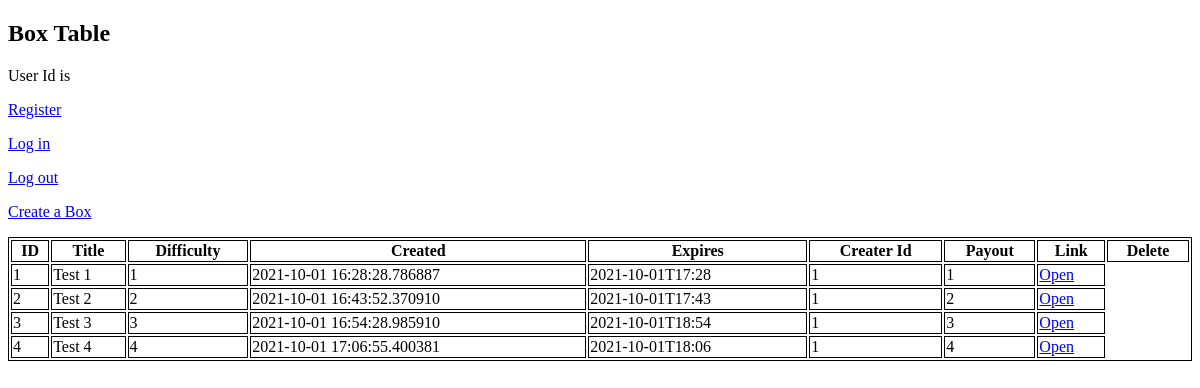
/table, run on an earlier commit of the app's database.
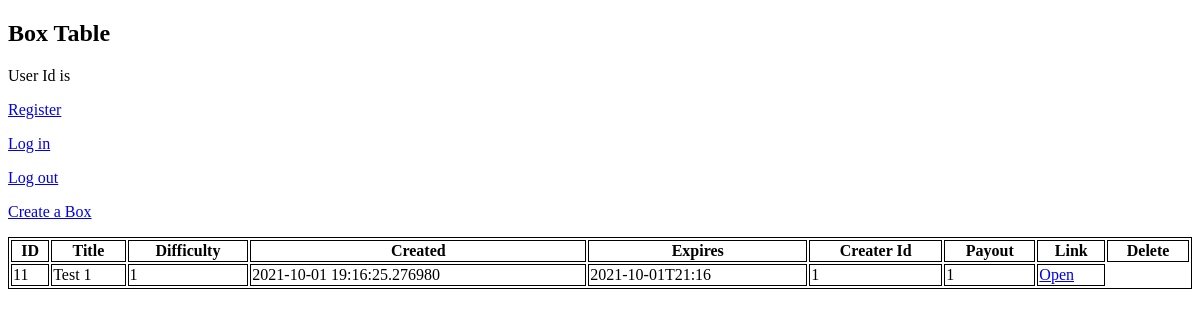
And on a later commit of the database.
### tables this page shows
CREATE TABLE contracts (
    id INTEGER PRIMARY KEY AUTOINCREMENT,
    title TEXT NOT NULL,
    descript TEXT,
    difficulty INTEGER NOT NULL,
    creation_date DATETIME NOT NULL,
    expiration_date DATETIME NOT NULL,
    creater_user_id INTEGER NOT NULL,
    payout INTEGER NOT NULL,
    test_filename TEXT NOT NULL
);

### flaskw/__init__.py (the view)
    @app.route('/table')
    def table():
        return render_template('basicTable.html',
                               contracts=db.get_contracts(),
                               session=session)

### flaskw/db.py (called while the page is built)
def get_db():
    if 'db' not in g:
        g.db = sqlite3.connect(
            current_app.config['DATABASE'],
            detect_types=sqlite3.PARSE_DECLTYPES
        )
        g.db.row_factory = sqlite3.Row
    return g.db

def get_contracts():
    db = get_db()
    contracts = db.execute('SELECT * FROM contracts').fetchall()
    ret = list()
    for contract in contracts:
        ret.append(list(contract))
    return ret

### flaskw/templates/basicTable.html (shortened to what this page needs)
<!DOCTYPE html>
<html>
<body>
<h2>Box Table</h2>
<p>User Id is {{ session['user_id'] }}</p>
<p>
  <a href="{{url_for('register')}}">Register</a>
</p>
<p>
  <a href="{{url_for('login')}}">Log in</a>
</p>
<p>
  <a href="{{url_for('logout')}}">Log out</a>
</p>
<p>
  <a href="{{url_for('create')}}">Create a Box</a>
</p>
<table style="width:100%">
  <tr>
    <th>ID</th>
    <th>Title</th>
    <th>Difficulty</th>
    <th>Created</th>
    <th>Expires</th>
    <th>Creater Id</th>
    <th>Payout</th>
    <th>Link</th>
    <th>Delete</th>
  </tr>
{% for contract in contracts %}
  <tr>
    <td>{{ contract[0] }}</td>
    <td>{{ contract[1] }}</td>
    <td>{{ contract[3] }}</td>
    <td>{{ contract[4] }}</td>
    <td>{{ contract[5] }}</td>
    <td>{{ contract[6] }}</td>
    <td>{{ contract[7] }}</td>
    <td><a href="{{url_for('viewContract', id=contract[0])}}">Open</a></td>
  </tr>
{% endfor %}
</table>
</body>
</html>

What changed in the data, as far as the page shows it:
removed contracts: id "1", title "Test 1", difficulty "1", creation_date "2021-10-01 16:28:28.786887", expiration_date "2021-10-01T17:28", creater_user "1", payout "1"
removed contracts: id "2", title "Test 2", difficulty "2", creation_date "2021-10-01 16:43:52.370910", expiration_date "2021-10-01T17:43", creater_user "1", payout "2"
removed contracts: id "3", title "Test 3", difficulty "3", creation_date "2021-10-01 16:54:28.985910", expiration_date "2021-10-01T18:54", creater_user "1", payout "3"
removed contracts: id "4", title "Test 4", difficulty "4", creation_date "2021-10-01 17:06:55.400381", expiration_date "2021-10-01T18:06", creater_user "1", payout "4"
added contracts: id "11", title "Test 1", difficulty "1", creation_date "2021-10-01 19:16:25.276980", expiration_date "2021-10-01T21:16", creater_user "1", payout "1"
